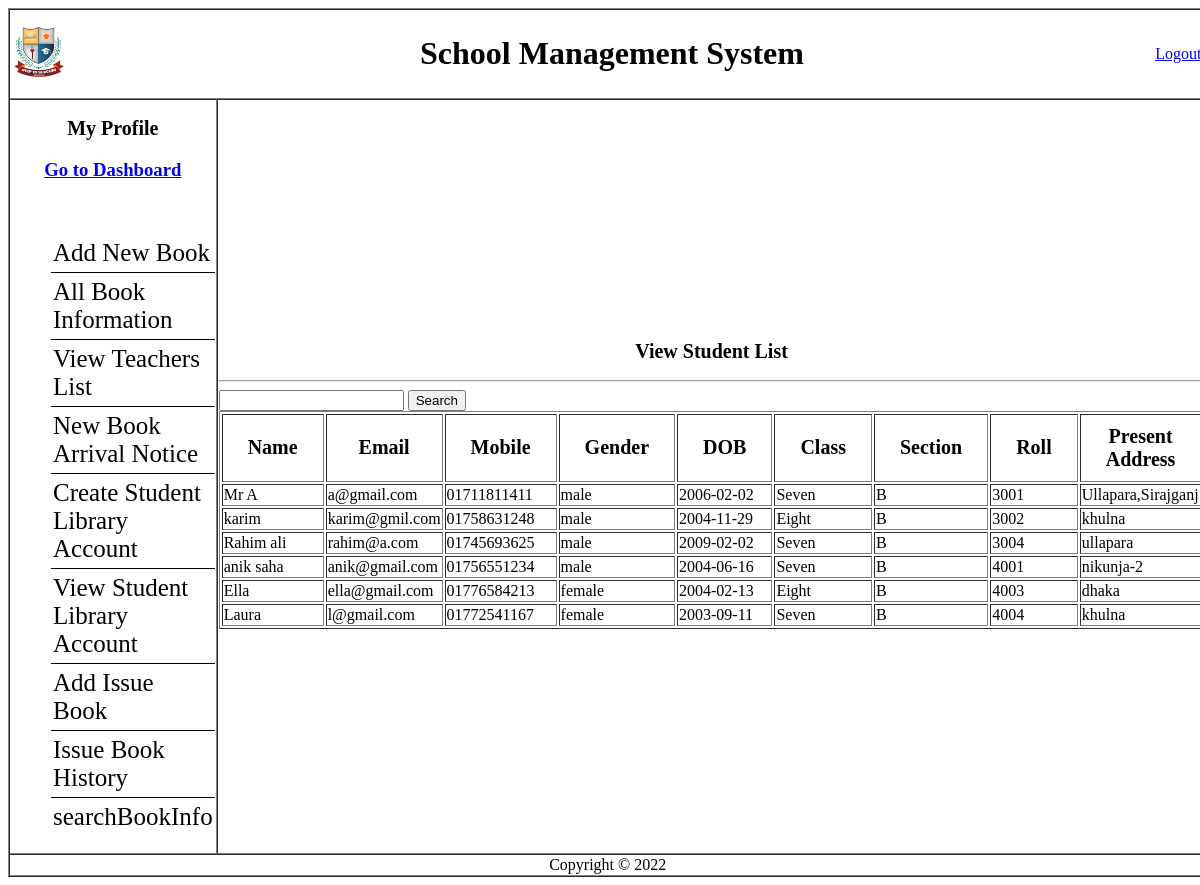
The page /Librarian/View/viewStudentsList.php (signed in) on the database its author committed.
### tables this page shows
CREATE TABLE `student` (
  `id` varchar(20) NOT NULL,
  `name` varchar(70) NOT NULL,
  `email` varchar(70) NOT NULL,
  `mobile` varchar(70) NOT NULL,
  `gender` varchar(70) NOT NULL,
  `dob` varchar(10) NOT NULL,
  `class` varchar(10) NOT NULL,
  `section` varchar(10) NOT NULL,
  `roll` varchar(70) NOT NULL,
  `p_address` varchar(70) NOT NULL,
  `password` varchar(70) NOT NULL,
  `marks` varchar(10) NOT NULL
);

### Librarian/Model/usersmodel.php (called while the page is built, shortened)
<?php
function getAllstudentsInfo(){
    $conn = getConnection();
    $sql = "select * from student";
    $result = mysqli_query($conn, $sql);
    $studentsinfo =[];
    while($row = mysqli_fetch_assoc($result))
    {
        array_push($studentsinfo, $row);
    }
    return $studentsinfo;
}
?>

### Librarian/View/viewStudentsList.php (the view, shortened to what this page needs)
<?php
$title= "View Student List";
include('header.php');
include_once('../Model/usersmodel.php');
$studentsinfo = getAllstudentsInfo();
?>
    <table border="1" cellspacing="0" width="100%" >
      <tr>
        <td colspan="2">
          <table width="100%">
            <tr>
              <td><img height="50px" weight="50px" src="../Resources/logo.png" alt=""></td>
              <td align = "center"><h1>School Management System</h1></td>
              <td align = "right">
                <a href="../Controller/logout.php">Logout</a>
              </td>
            </tr>
          </table>
        </td>
      </tr>
      <tr id="navigation">
        <td width="350px">
        <h2 align="center"><a href="viewLibrarianProfile.php">My Profile</a></h2></h2>
          <h3 align="center"><a href="dashboard.php">Go to Dashboard</a></h3></br>
          <div id="sidebar">
          <ul>
            <li><a href="addnewbook.php">Add New Book</a></li>
            <li><a href="allBooksInfo.php">All Book Information</a></li>
            <li><a href="viewTeachersList.php">View Teachers List</a></li>
            <li><a href="noticeForm.php">New Book Arrival Notice</a></li>
            <li><a href="studentLibraryAcc.php">Create Student Library Account</a></li>
            <li><a href="viewAllStudentsLibProfile.php">View Student Library Account</a></li>
            <li><a href="issueNewBook.php">Add Issue Book</a></li>
            <li><a href="issuedBookHistory.php">Issue Book History</a></li>
            <li><a href="searchBookInfo.php">searchBookInfo</a></li>
          </ul>
          </div>
        </td>
        <td id="main content"><h2 align="center" ><?php echo $title; ?></h2><hr>
<input type="text" name="name" id="name" onkeyup="ajax()" />
	<input type="button" name="" value="Search">
    <br>
    <div id="viewstudentlist" class="">
    <div id="notice" >
    <table border="1">
    <tr>
            <th>Name</th>
            <th>Email</th>
            <th>Mobile</th>
            <th>Gender</th>
            <th>DOB</th>
            <th>Class</th>
            <th>Section</th>
            <th>Roll</th>
            <th>Present Address</th>
        </tr>
        <?php  for($i=0; $i < count($studentsinfo); $i++){ ?>
         <tr>
             <td><?php echo $studentsinfo[$i]['name'] ?></td>
             <td><?php echo $studentsinfo[$i]['email'] ?></td>
             <td><?php echo $studentsinfo[$i]['mobile'] ?></td>
             <td><?php echo $studentsinfo[$i]['gender'] ?></td>
             <td><?php echo $studentsinfo[$i]['dob'] ?></td>
             <td><?php echo $studentsinfo[$i]['class'] ?></td>
             <td><?php echo $studentsinfo[$i]['section'] ?></td>
             <td><?php echo $studentsinfo[$i]['id'] ?></td>
             <td><?php echo $studentsinfo[$i]['p_address'] ?></td>
         </tr><?php  } ?></div>
             </table>
      <?php include('footer.php'); ?>

### Librarian/css/style.css (style rules this page uses)
#navigation h2 { font-size: 20px; text-align: center; }
#navigation h2 a { text-decoration: none; color: #000; }
#sidebar ul li { list-style-type: none; font-size: 25px; border-bottom: 1px solid #000; padding: 5px 2px; }
#sidebar ul li:last-child { border-bottom: 0; }
#sidebar ul li a { text-decoration: none; color: #000; }
#notice table th { padding: 10px 25px; font-size: 20px; }

### rows shown on the page
student: name "Mr A", email "a@gmail.com", mobile "01711811411", gender "male", dob "2006-02-02", class "Seven", section "B", id "3001", p_address "Ullapara,Sirajganj"
student: name "karim", email "karim@gmil.com", mobile "01758631248", gender "male", dob "2004-11-29", class "Eight", section "B", id "3002", p_address "khulna"
student: name "Rahim ali", email "rahim@a.com", mobile "01745693625", gender "male", dob "2009-02-02", class "Seven", section "B", id "3004", p_address "ullapara"
student: name "anik saha", email "anik@gmail.com", mobile "01756551234", gender "male", dob "2004-06-16", class "Seven", section "B", id "4001", p_address "nikunja-2"
student: name "Ella", email "ella@gmail.com", mobile "01776584213", gender "female", dob "2004-02-13", class "Eight", section "B", id "4003", p_address "dhaka"
student: name "Laura", email "l@gmail.com", mobile "01772541167", gender "female", dob "2003-09-11", class "Seven", section "B", id "4004", p_address "khulna"

### other values the page prints
$title "View Student List"
